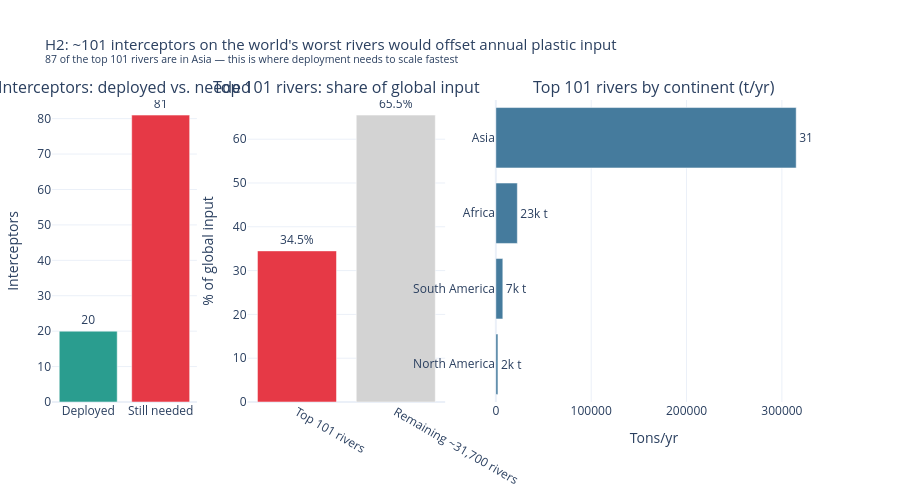

Notebook code cell kept with this figure:
### Code cell
# ── 9: H2 — Top rivers + projection chart ────────────────
top_rivers, top_pct = get_top_rivers(rivers, n=101)
fig_h2 = plot_interceptor_projection(h2_stats, top_rivers, top_pct)
fig_h2.show()

### Figure 1 — Plotly figure (JSON) as saved in the notebook; plotly's stock layout.template omitted (floating-point values rounded to 4 significant figures)
{"data": [{"marker": {"color": ["#2A9D8F", "#E63946"]}, "showlegend": false, "text": ["20", "81"], "textposition": "outside", "type": "bar", "x": ["Deployed", "Still needed"], "xaxis": "x", "y": [20, 81], "yaxis": "y"}, {"marker": {"color": ["#E63946", "#d3d3d3"]}, "showlegend": false, "text": ["34.5%", "65.5%"], "textposition": "outside", "type": "bar", "x": ["Top 101 rivers", "Remaining ~31,700 rivers"], "xaxis": "x2", "y": [34.5, 65.5], "yaxis": "y2"}, {"marker": {"color": "#457B9D"}, "orientation": "h", "showlegend": false, "text": ["2k t", "7k t", "23k t", "315k t"], "textposition": "outside", "type": "bar", "x": [2180.0, 7323.0, 22550.0, 315000.0], "xaxis": "x3", "y": ["North America", "South America", "Africa", "Asia"], "yaxis": "y3"}], "layout": {"annotations": [{"font": {"size": 16}, "showarrow": false, "text": "Interceptors: deployed vs. needed", "x": 0.09533, "xanchor": "center", "xref": "paper", "y": 1, "yanchor": "bottom", "yref": "paper"}, {"font": {"size": 16}, "showarrow": false, "text": "Top 101 rivers: share of global input", "x": 0.3873, "xanchor": "center", "xref": "paper", "y": 1, "yanchor": "bottom", "yref": "paper"}, {"font": {"size": 16}, "showarrow": false, "text": "Top 101 rivers by continent (t/yr)", "x": 0.792, "xanchor": "center", "xref": "paper", "y": 1, "yanchor": "bottom", "yref": "paper"}], "height": 500, "margin": {"b": 30, "l": 20, "r": 30, "t": 100}, "title": {"font": {"size": 15}, "text": "H2: ~101 interceptors on the world's worst rivers would offset annual plastic input<br><sup>87 of the top 101 rivers are in Asia — this is where deployment needs to scale fastest</sup>"}, "xaxis": {"anchor": "y", "domain": [0, 0.1907]}, "xaxis2": {"anchor": "y2", "domain": [0.2573, 0.5173]}, "xaxis3": {"anchor": "y3", "domain": [0.584, 1], "tickformat": ".0f", "title": {"text": "Tons/yr"}}, "yaxis": {"anchor": "x", "domain": [0, 1], "title": {"text": "Interceptors"}}, "yaxis2": {"anchor": "x2", "domain": [0, 1], "title": {"text": "% of global input"}}, "yaxis3": {"anchor": "x3", "domain": [0, 1]}}}
